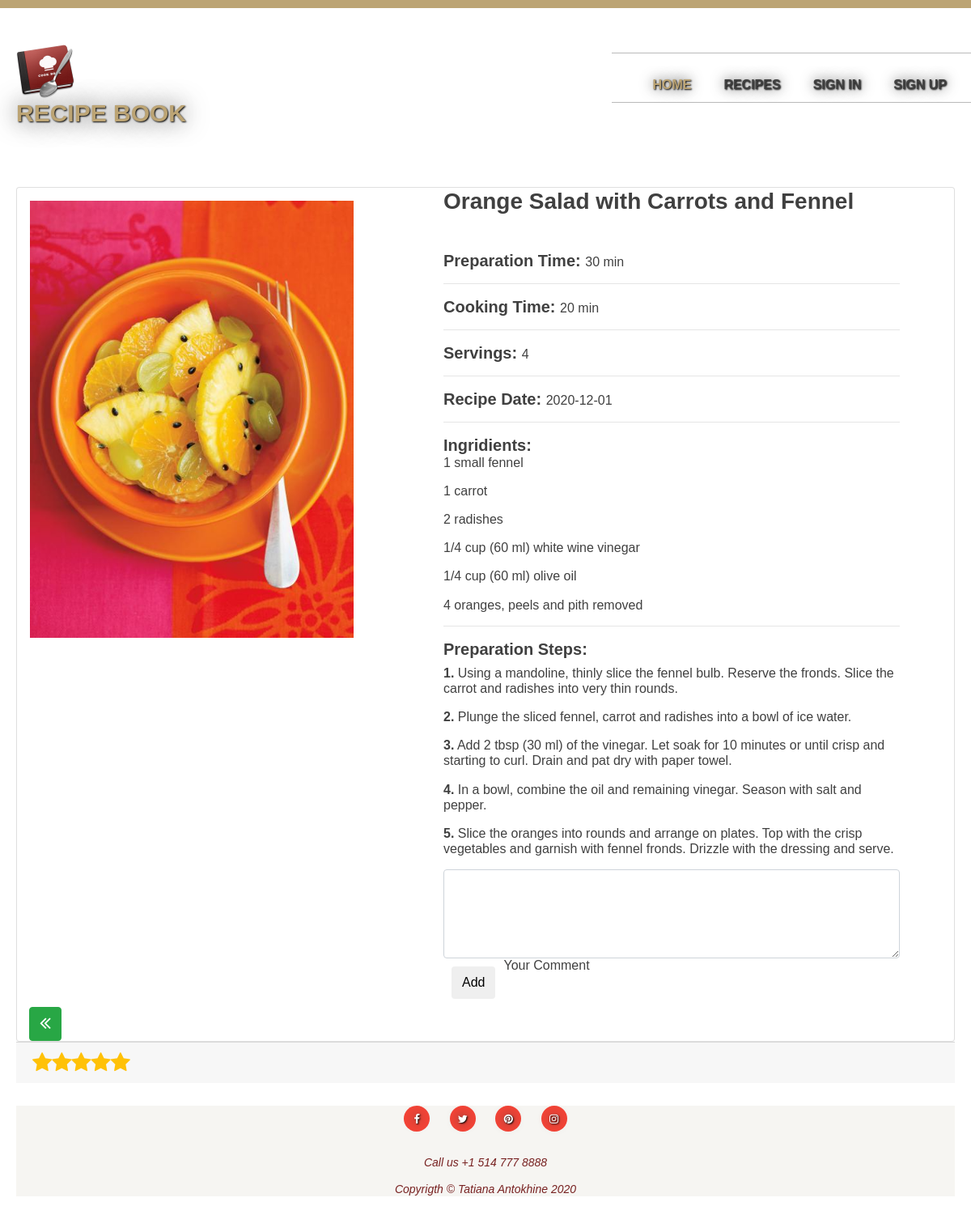
The app's page /recipe_details.php?Id=1 with its own data.
### tables this page shows
CREATE TABLE `recipes` (
  `Id` int(11) NOT NULL,
  `Name` varchar(100) DEFAULT NULL,
  `RecipeDate` date DEFAULT NULL,
  `Ingridients` text NOT NULL,
  `PreparationTime` varchar(20) DEFAULT NULL,
  `CookingTime` varchar(20) DEFAULT NULL,
  `Servings` int(11) DEFAULT NULL,
  `PrepSteps` text DEFAULT NULL,
  `CategoryId` int(11) NOT NULL,
  `MealTypeId` int(11) NOT NULL,
  `Image` varchar(20) DEFAULT NULL,
  `Comment` text DEFAULT NULL
);

### classes/PDO_Database.php (called while the page is built, shortened)
<?php
$HOST = 'localhost';
$USER = 'root';
$PASSWORD = '';
$DB = 'recipes_db';
class PDO_Database{
	private static $instance;
	public static function Get_Instance(){
		if(! isset(self::$instance)){
			self::$instance = new PDO_Database();
		}
		return self::$instance;
	}
	public function OpenConnection(){
		global $HOST, $USER, $PASSWORD, $DB;
		try{
			$this->Connection = new PDO("mysql:host=$HOST;dbname=$DB",$USER,$PASSWORD);
		}catch(PDOException $e){
			echo "Connection failed: ".$e->getMessage();
		}
}
}
?>

### classes/Recipe.php (the view, shortened to what this page needs)
<?php
require_once "PDO_Database.php";
require_once "Rating.php";
class Recipe{
		public static function Search_By_Id($recipe_Id){
		try
		{
			$database = PDO_Database::Get_Instance();
			$query = "SELECT * FROM recipes WHERE Id = $recipe_Id";
			$statement = $database->Connection->prepare($query);
			$statement->execute();
			$result = $statement->fetch(PDO::FETCH_ASSOC);
			return $result;
		}catch(PDOException $e)
		{
			echo "Query Failed: ".$e->getMessage();
		}
	}
		public static function Display_Details($recipe_Id, $user_Id = null){
		$recipe = self::Search_By_Id($recipe_Id);
		echo '<div class="card w-100">';
		echo '<div class="row">';
			echo '<div class="m-3 pb-3 col-md-5">';
				echo "<img src='images/".$recipe['Image'] ."' height='auto' width='400px' >";
			echo '</div>';
			echo '<div class="col-md-6">';
			echo '<span class="highlight"><h3><b>'.$recipe['Name'].'</b></h3></span><br><br>';
			echo '<h5 style="display: inline;"><b>Preparation Time: </b></h5>'.'<h6 style="display: inline;">'.$recipe['PreparationTime'].'</h6><hr style="clear: both;" />';
			echo '<h5 style="display: inline;"><b>Cooking Time: </b></h5>'.'<h6 style="display: inline;">' .$recipe['CookingTime'].'</h6><hr style="clear: both;" />';
			echo '<h5 style="display: inline;"><b>Servings: </b></h5>'.'<h6 style="display: inline;">' .$recipe['Servings'].'</h6><hr style="clear: both;" />';
			echo '<h5 style="display: inline;"><b>Recipe Date: </b></h5>'.'<h6 style="display: inline;">'  .$recipe['RecipeDate'].'</h6><hr style="clear: both;" />';
			echo '<h5 style="display: inline;"><b>Ingridients: </b></h5>'.'<h6 style="display: inline;">'.$recipe['Ingridients'].'</h6><hr style="clear: both;" />';
			echo '<h5><b>Preparation Steps: </b></h5>'.'<h6>'.$recipe['PrepSteps'].'</h6>';
			echo '<form>';
			echo '<div class="form-outline">';
			  echo '<textarea name="Comment" class="form-control" id="textAreaExample" rows="4"></textarea>';
			  echo'<label class="form-label" for="textAreaExample">Your Comment</label>';
			  echo '<input type="submit" name="add" class="btn" value="Add"/>';
			echo '</div>';
			echo '</form>';
			echo '</div>';
			echo '</div>';
				echo '<div class="col-md-1">';
				echo'<a href="index.php">';
				echo "<button class='btn btn-success'>". '<span class="fa fa-angle-double-left" style="font-size:24px"></span></button>';
				echo'</a>';
			echo '</div>';
		echo '</div>';
		echo '<div class="card-footer">';
		echo '<div class="row">';
		echo '<div class="col-md-4">';
		echo '</div>';
		echo '<div class="col-md-4">';
		echo '</div>';
		echo '<div class="col-md-4">';
		echo '</div>';
		echo '</div>';
		echo '</div>';
	}
}
?>

### images/style.css (style rules this page uses)
body { background-image:url(bg.jpg); color: #404040; font:16px 'Telex', sans-serif ; text-align: center; border-top:10px solid #BCA474; }
a { color:#404040; text-decoration:none; text-transform: uppercase; font-size:16px; font-weight:bold; text-shadow: 1px 1px 2px black, 0 0 1em #404040; }
input { margin: 10px; height: 40px; float: left; border:solid #BCA474 ; border-radius: 5px; font-size: 20px; outline: none ; }
form { display: block; }

### records on screen
recipes: Image (picture), Name "Orange Salad with Carrots and Fennel", PreparationTime "30 min", CookingTime "20 min", Servings "4", RecipeDate "2020-12-01", Ingridients "1 small fennel 1 carrot 2 radishes 1/4 cup (60 ml) white wine vinegar 1/4 cup (60 ml) olive oil 4 oranges, peels and pith removed", PrepSteps "1. Using a mandoline, thinly slice the fennel bulb. Reserve the fronds. Slice the carrot and radishes into very thin rounds. 2. Plunge the sliced fennel, carrot and radishes into a bowl of ice water. 3. Add 2 tbsp (30 ml) of the vinegar. Let soak for 10 minutes or until crisp and starting to curl. Drain and pat dry with paper towel. 4. In a bowl, combine the oil and remaining vinegar. Season with salt and pepper. 5. Slice the oranges into rounds and arrange on plates. Top with the crisp vegetables and garnish with fennel fronds. Drizzle with the dressing and serve."
